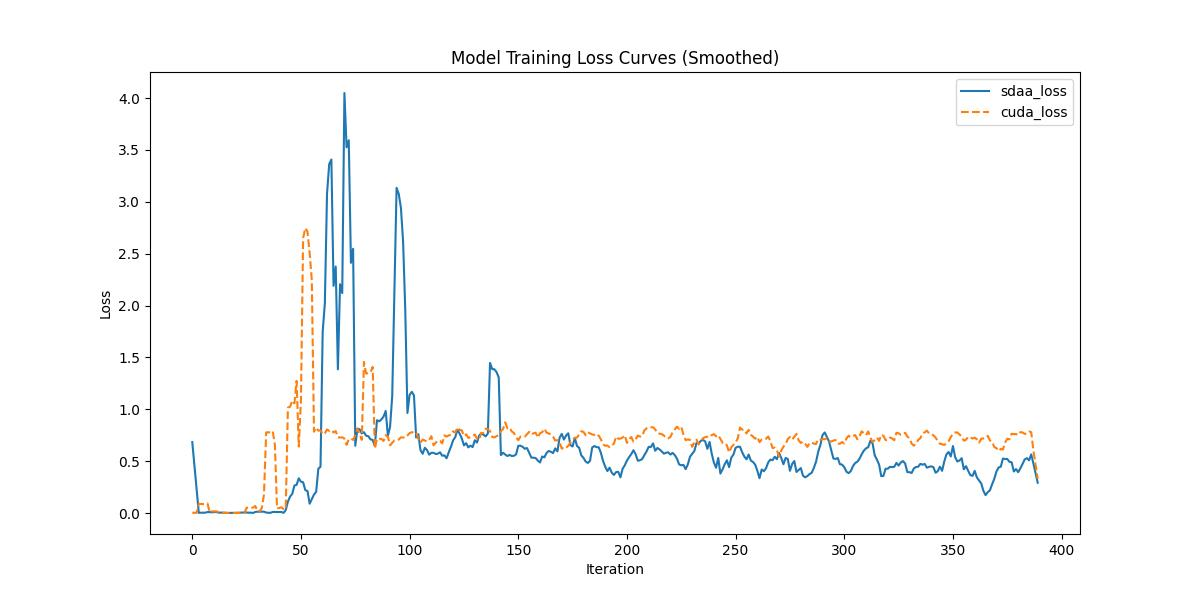

This chart was generated by the following Python code:
# BSD 3- Clause License Copyright (c) 2023, Tecorigin Co., Ltd. All rights
# reserved.
# Redistribution and use in source and binary forms, with or without
# modification, are permitted provided that the following conditions are met:
# Redistributions of source code must retain the above copyright notice,
# this list of conditions and the following disclaimer.
# Redistributions in binary form must reproduce the above copyright notice,
# this list of conditions and the following disclaimer in the documentation
# and/or other materials provided with the distribution.
# Neither the name of the copyright holder nor the names of its contributors
# may be used to endorse or promote products derived from this software
# without specific prior written permission.
#
# THIS SOFTWARE IS PROVIDED BY THE COPYRIGHT HOLDERS AND CONTRIBUTORS "AS IS"
# AND ANY EXPRESS OR IMPLIED WARRANTIES, INCLUDING, BUT NOT LIMITED TO, THE
# IMPLIED WARRANTIES OF MERCHANTABILITY AND FITNESS FOR A PARTICULAR PURPOSE
# ARE DISCLAIMED. IN NO EVENT SHALL THE COPYRIGHT HOLDER OR CONTRIBUTORS BE
# LIABLE FOR ANY DIRECT, INDIRECT, INCIDENTAL, SPECIAL, EXEMPLARY, OR
# CONSEQUENTIAL DAMAGES (INCLUDING, BUT NOT LIMITED TO, PROCUREMENT OF
# SUBSTITUTE GOODS OR SERVICES; LOSS OF USE, DATA, OR PROFITS; OR BUSINESS
# INTERRUPTION)
# HOWEVER CAUSED AND ON ANY THEORY OF LIABILITY, WHETHER IN CONTRACT,
# STRICT LIABILITY,OR TORT (INCLUDING NEGLIGENCE OR OTHERWISE)  ARISING IN ANY
# WAY OUT OF THE USE OF THIS SOFTWARE, EVEN IF ADVISED OF THE POSSIBILITY
# OF SUCH DAMAGE.
import re
import numpy as np
import matplotlib.pyplot as plt
from scipy.signal import savgol_filter
def compare_loss(benchmark_loss_array, sdaa_loss_array):

    def MeanRelativeError(cuda_loss, sdaa_loss):
        return ((sdaa_loss - cuda_loss) / cuda_loss).mean()

    def MeanAbsoluteError(cuda_loss, sdaa_loss):
        return (sdaa_loss - cuda_loss).mean()

    benchmark_mean_loss = benchmark_loss_array
    sdaa_mean_loss = sdaa_loss_array

    benchmark_compare_loss = benchmark_mean_loss
    sdaa_compare_loss = sdaa_mean_loss
    mean_relative_error = MeanRelativeError(benchmark_compare_loss, sdaa_compare_loss)
    mean_absolute_error = MeanAbsoluteError(benchmark_compare_loss, sdaa_compare_loss)

    print("MeanRelativeError:", mean_relative_error)
    print("MeanAbsoluteError:", mean_absolute_error)

    if mean_relative_error <= mean_absolute_error:
        print("Rule,mean_relative_error", mean_relative_error)
    else:
        print("Rule,mean_absolute_error", mean_absolute_error)

    print_str = f"{mean_relative_error=} <= 0.05 or {mean_absolute_error=} <= 0.0002"
    if mean_relative_error <= 0.05 or mean_absolute_error <= 0.0002:
        print('pass', print_str)
        return True, print_str
    else:
        print('fail', print_str)
        return False, print_str

def parse_string(string):
    # 匹配 rank 后有无空格都可以，兼容 cuda.log 和 sdaa.log
    pattern = r"rank\s*:\s*0\s+train\.loss\s*:\s*([\d\.e-]+)"
    matches = []
    for line in string.splitlines():
        match = re.search(pattern, line)
        if match:
            matches.append(match.group(1))
    print("xxxxx", matches)
    return matches


def parse_loss(ret_list):
    step_num=len(ret_list)
    loss_arr = np.zeros(shape=(step_num, ))
    i=0
    for loss in ret_list:
        loss = float(loss)
        loss_arr[i] = loss
        i+=1
        if i>=step_num: break
    print(loss_arr)
    return loss_arr


def plot_loss(sdaa_loss,a100_loss):
    fig, ax = plt.subplots(figsize=(12, 6))

    smoothed_losses = savgol_filter(sdaa_loss, 5, 1)
    x = list(range(len(sdaa_loss)))
    ax.plot(x, smoothed_losses, label="sdaa_loss")

    smoothed_losses = savgol_filter(a100_loss, 5, 1)
    x = list(range(len(a100_loss)))
    ax.plot(x, smoothed_losses, "--", label="cuda_loss")

    ax.set_xlabel("Iteration")
    ax.set_ylabel("Loss")
    ax.set_title("Model Training Loss Curves (Smoothed)")
    ax.legend()
    plt.savefig("loss.jpg")

if __name__=="__main__":
    from argparse import ArgumentParser,ArgumentTypeError
    parser = ArgumentParser(description='modelzoo')
    parser.add_argument('--sdaa-log', type=str,default="sdaa.log")
    parser.add_argument('--cuda-log', type=str,default="cuda.log")
    args=parser.parse_args()

    sdaa_log = args.sdaa_log   
    with open(sdaa_log, 'r') as f:
        s = f.read()
    sdaa_res = parse_string(s)
    print("======",sdaa_res)
    a100_log = args.cuda_log  
    with open(a100_log, 'r') as f:
        s = f.read()
    a100_res = parse_string(s)
    length=min(len(a100_res),len(sdaa_res))
    sdaa_loss = parse_loss(sdaa_res[:length])

    a100_loss = parse_loss(a100_res[:length])
    compare_loss(a100_loss, sdaa_loss) # 比较loss
    plot_loss(sdaa_loss,a100_loss) # 对比loss曲线图
